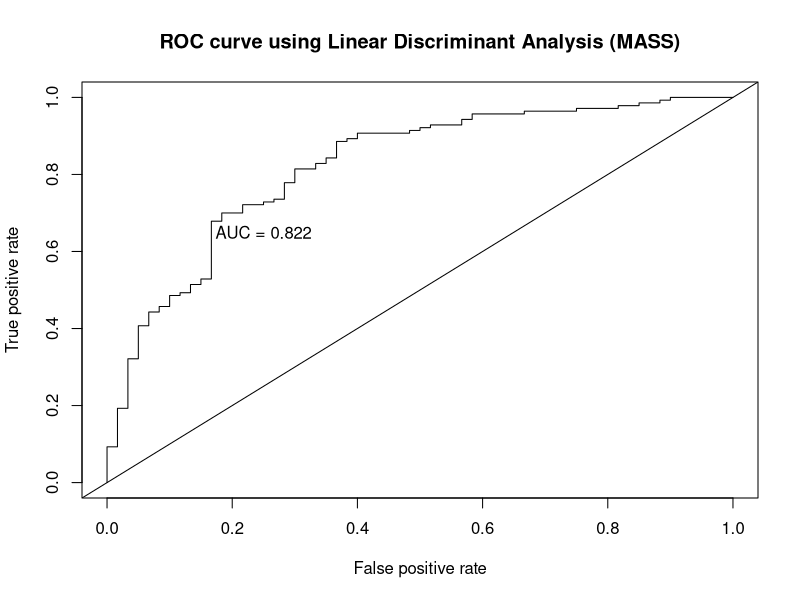
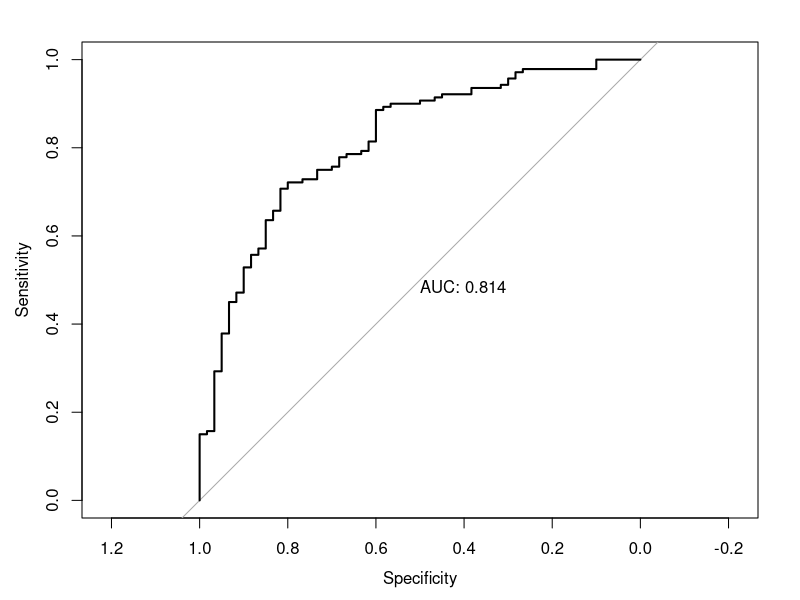
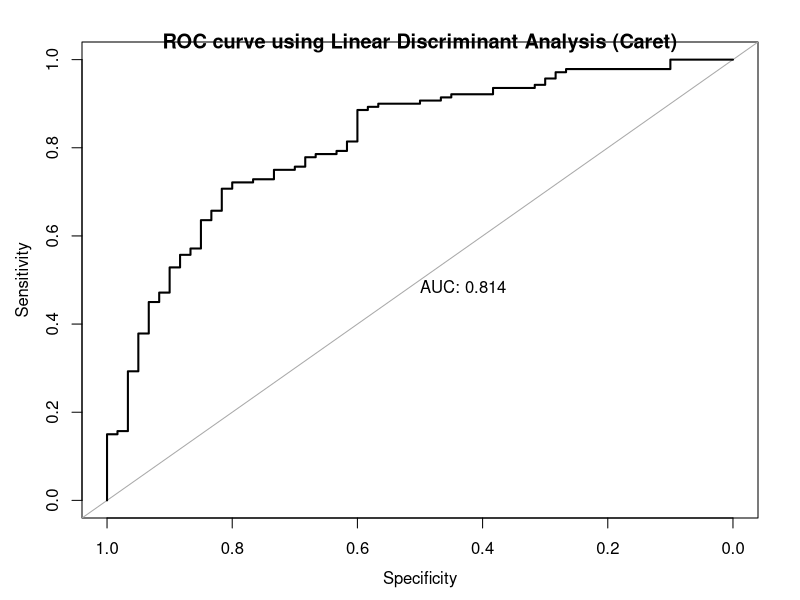

Write R code to recreate these figures, in order.
## ---- chunk 1
library(MASS)
library(caret)
library(ROCR)
library(pROC)
library(tibble)
## ---- chunk 2
data <- read.csv2("../data/germancredit_final.csv")
head(data)

## ---- chunk 3
#We split the data into train (80%) and test (20%)
set.seed(3456)
trainIndex <- createDataPartition(data$RESPONSE, p = .8,
                                  list = FALSE)
train.df <- as.data.frame(data[ trainIndex,])
test.df <- as.data.frame(data[-trainIndex,])

## ---- chunk 4
#We perform a sub-sampling of the training set in order to equalize the amount of good ratings and bad ratings in the RESPONSE feature. We reduce the amount of "Good rating"

lda_fit_caret <- train(RESPONSE ~ ., data = train.df, method="lda", trControl = trainControl(method = "cv", sampling = "down"))
lda_predict_caret <- predict(lda_fit_caret, newdata = test.df)

confusion_matrix_lda <- confusionMatrix(lda_predict_caret, as.factor(test.df$RESPONSE), positive= "Good Rating")
confusion_matrix_lda

## ---- chunk 5
#We create the formula for the LDA model
lda_formula <- paste(names(train.df)[32], "~", paste(names(train.df)[-32], collapse=" + "))

#Linear Discriminant Analysis (LDA)
lda.fit<-lda(as.formula(paste(lda_formula)), data = train.df)
lda.fit

#We do some predictions on our test data
lda.predict <- predict(lda.fit, newdata = test.df)
## ---- chunk 6

#We built ROC curve to show the ratio of true/false positives
# Get the posteriors as a dataframe.
lda.predict.posteriors <- as.data.frame(lda.predict$posterior)

# Evaluate the model
pred <- prediction(lda.predict.posteriors[,2], test.df$RESPONSE)
roc.perf = performance(pred, measure = "tpr", x.measure = "fpr")
auc.train <- performance(pred, measure = "auc")
auc.train <- auc.train@y.values

# Plot ROC curve
plot(roc.perf)
abline(a=0, b= 1)
text(x = .25, y = .65 ,paste("AUC = ", round(auc.train[[1]],3), sep = ""))
title(main = "ROC curve using Linear Discriminant Analysis (MASS)")

## ---- chunk 7

lda_predict_caret_prob <- predict(lda_fit_caret, test.df, type="prob")
roc_curve <- roc(test.df$RESPONSE, lda_predict_caret_prob[,2], plot = TRUE, print.auc = TRUE)
plot(roc_curve,print.auc = TRUE ,asp = NA)
title(main="ROC curve using Linear Discriminant Analysis (Caret)")

## ---- chunk 8
#We build a confusion matrix
prev.class.lda <- tibble(actual = test.df$RESPONSE, class = lda.predict$class)
head(prev.class.lda)

#We print the confusion matrix
confusion_matrix_lda <- confusionMatrix(as.factor(prev.class.lda$class), as.factor(prev.class.lda$actual), positive= "Good Rating")
confusion_matrix_lda
